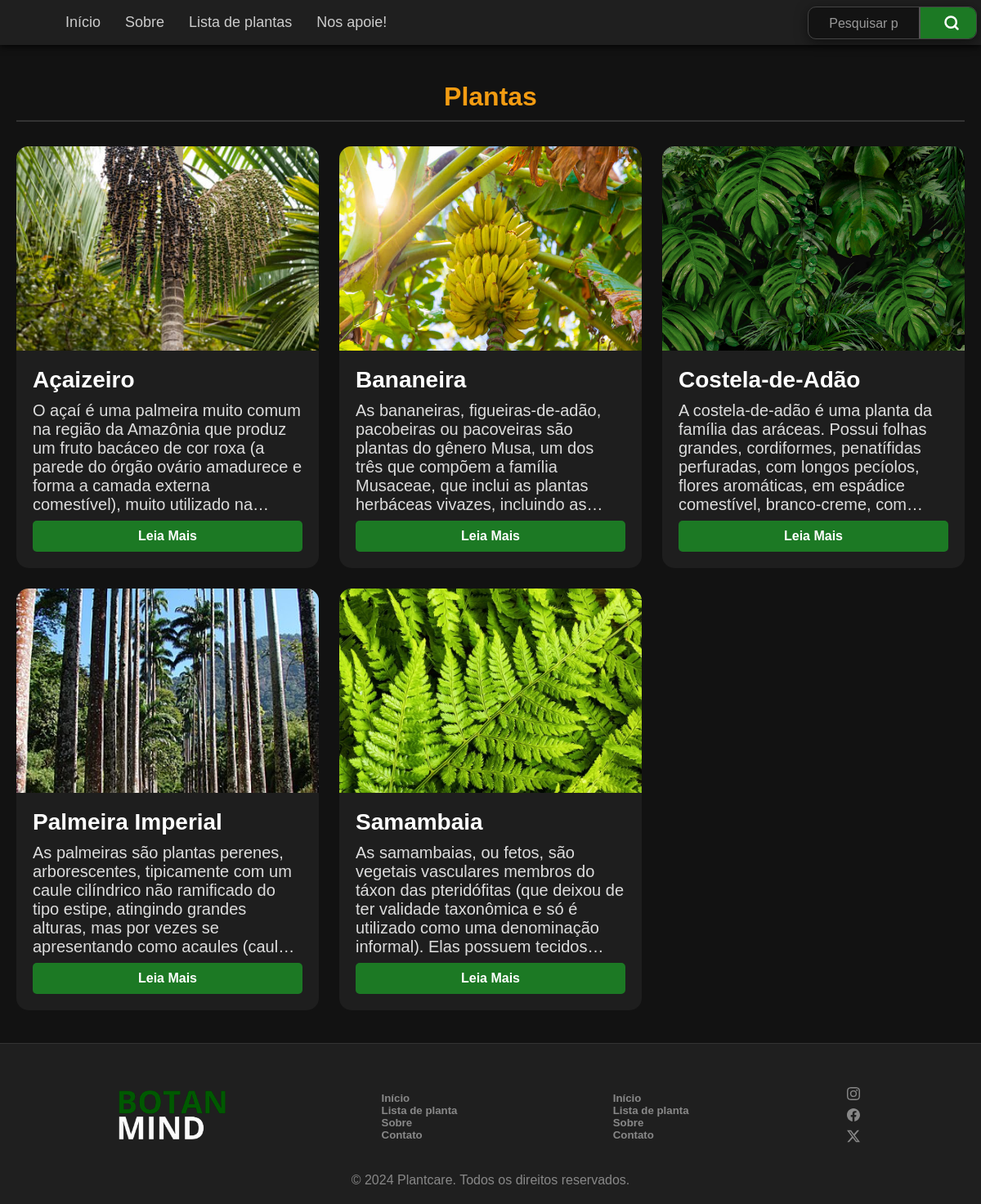
The page /page/ListaPlantas.php on the database its author committed.
### tables this page shows
CREATE TABLE `planta` (
  `id` int NOT NULL,
  `nome_popular` varchar(100) DEFAULT NULL,
  `nome_cientifico` varchar(100) DEFAULT NULL,
  `descricao` text,
  `cuidados` text,
  `video_link` varchar(255) DEFAULT NULL
);

### page/ListaPlantas.php (the view, shortened to what this page needs)
<?php
include_once '../sql/conexao.php';
$sql = "
SELECT
    p.id, p.nome_popular, p.nome_cientifico, p.descricao, p.cuidados, p.video_link,
    (
        SELECT caminho_imagem
        FROM imagens i
        WHERE i.planta_id = p.id
        ORDER BY i.id ASC
        LIMIT 1
    ) AS caminho_imagem
FROM planta p
ORDER BY p.nome_popular ASC
";
$result = $conn->query($sql);
$plantas = [];
if ($result && $result->num_rows > 0) {
  $plantas = $result->fetch_all(MYSQLI_ASSOC);
}
?>
<!DOCTYPE html>
<html lang="pt-br">
<head>
  <link rel="stylesheet" href="../css/style.css?v=1" />
</head>
<body>
  <nav id="menu">
    <ul class="menu-list">
      <li><a href="index.php">Início</a></li>
      <li><a href="#about">Sobre</a></li>
      <li><a href="ListaPlantas.php" class="active">Lista de plantas</a></li>
      <?php if (!isset($_SESSION['apoiador_id'])): ?>
        <li><a href="loginapoiador.php">Nos apoie!</a></li>
      <?php else: ?>
      <?php endif; ?>
    </ul>
    <div class="search-container">
      <form action="/search" method="get" class="search-form">
        <input type="text" name="q" class="search-input" placeholder="Pesquisar por plantas">
        <button type="submit" class="search-button">
          <svg xmlns="http://www.w3.org/2000/svg" width="20" height="20" viewBox="0 0 24 24" fill="none" stroke="currentColor" stroke-width="3" stroke-linecap="round" stroke-linejoin="round">
            <circle cx="11" cy="11" r="8"></circle>
            <line x1="21" y1="21" x2="16.65" y2="16.65"></line>
          </svg>
        </button>
      </form>
    </div>
  </nav>
  <main class="listar-container">
    <h2 class="titulo-listar" style="margin-top: 100px;">Plantas</h2>
    <div class="listar-grid">
      <?php if (count($plantas) > 0): ?>
        <?php foreach ($plantas as $planta): ?>
          <a href="template_page.php?id=<?= htmlspecialchars($planta['id']) ?>" class="listar-card">
            <img src="<?= htmlspecialchars($planta['caminho_imagem']) ?>" alt="Planta <?= htmlspecialchars($planta['nome_popular']) ?>" class="listar-card-img">
            <div class="listar-card-content">
              <h3 class="titulo"><?= htmlspecialchars($planta['nome_popular']) ?></h3>
              <p class="texto" style="display: -webkit-box; -webkit-line-clamp: 6; -webkit-box-orient: vertical; overflow: hidden; text-overflow: ellipsis;"><?= htmlspecialchars($planta['descricao']) ?></p>
              <span class="read-more-btn">Leia Mais</span>
            </div>
          </a>
        <?php endforeach; ?>
      <?php else: ?>
        <p>Nenhuma planta encontrada.</p>
      <?php endif; ?>
    </div>
  </main>
  <footer class="footer">
    <div class="rodape">
      <div class="logo">
        <img src="../assets/img/logo.png" class="logo-img" alt="">
      </div>
      <div class="paginas-rodape">
        <a href="#">
          <h5>Início</h5>
        </a>
        <a href="ListaPlantas.php">
          <h5>Lista de planta</h5>
        </a>
        <a href="sobre.php">
          <h5>Sobre</h5>
        </a>
        <a href="contato.php">
          <h5>Contato</h5>
        </a>
      </div>
      <div class="paginas-rodape">
        <a href="#">
          <h5>Início</h5>
        </a>
        <a href="ListaPlantas.php">
          <h5>Lista de planta</h5>
        </a>
        <a href="sobre.php">
          <h5>Sobre</h5>
        </a>
        <a href="contato.php">
          <h5>Contato</h5>
        </a>
      </div>
      <div class="redes-sociais">
        <a href="https://www.instagram.com/botanmind9">
        </a>
        <a href="https://www.facebook.com/">
        </a>
        <a href="https://x.com/BotanMind9">
          <svg xmlns="http://www.w3.org/2000/svg" width="16" height="16" fill="currentColor" class="bi bi-twitter-x" viewBox="0 0 16 16">
            <path d="M12.6.75h2.454l-5.36 6.142L16 15.25h-4.937l-3.867-5.07-4.425 5.07H.316l5.733-6.57L0 .75h5.063l3.495 4.633L12.601.75Zm-.86 13.028h1.36L4.323 2.145H2.865z" />
          </svg>
        </a>
      </div>
    </div>
    <p>© 2024 Plantcare. Todos os direitos reservados.</p>
  </footer>
</body>
</html>

### css/style.css (style rules this page uses)
a { color: inherit; text-decoration: none; }
* { margin: 0; padding-top: 0; box-sizing: border-box; }
body { padding-top: 50px; overflow-x: hidden; word-wrap: break-word; padding: 30px; font-family: 'Calibri', sans-serif; background-color: #121212; color: #e0e0e0; padding: 0; }
#menu { background-color: #1f1f1f; padding: 5px; position: fixed; top: 0; left: 0; width: 100%; z-index: 1000; box-shadow: 0 2px 8px rgba(0, 0, 0, 0.8); display: flex; flex-direction: row; transition: 250ms; height: 55px; max-height: 55px; align-items: center; }
.menu-list { list-style-type: none; display: flex; flex-direction: row; justify-content: left; align-items: center; margin-left: 20px; }
.menu-list li { margin: 0 15px; white-space: nowrap; }
.menu-list a { text-decoration: none; color: #ccc; font-size: 18px; transition: color 0.3s; }
.titulo { font-size: 28px; margin-bottom: 10px; font-weight: bold; color: #fff; }
.texto { color: #ddd; font-size: 20px; margin-bottom: 8px; font-weight: 100; }
.search-container { width: 100%; margin-left: 500px; }
.search-form { max-width: 500px; display: flex; align-items: center; background-color: rgba(0, 0, 0, 0.4); border: 1px solid #444; border-radius: 10px; box-shadow: 0 4px 15px rgba(0, 0, 0, 0.5); overflow: hidden; max-height: 40px; }
.search-input { flex-grow: 1; border: none; background: transparent; padding: 15px 25px; font-size: 16px; color: #e0e0e0; outline: none; padding-top: 11px; }
.search-input::placeholder { color: #999; }
.search-button { background-color: #1c7924; padding: 15px 25px; cursor: pointer; display: flex; align-items: center; justify-content: center; transition: background-color 0.3s ease; margin-right: -10px; }
.search-button svg { stroke: #ffffff; }
.read-more-btn { background-color: #1c7924; color: #ffffff; border: none; padding: 10px 20px; border-radius: 5px; cursor: pointer; font-weight: bold; transition: all 0.3s; text-align: center; margin-top: auto; }
.footer { background-color: #1f1f1f; color: #888; text-align: center; padding: 20px; margin-top: 40px; border-top: 1px solid #333; }
input, textarea, select { width: 100%; padding: 10px; margin-top: 6px; border-radius: 8px; background-color: #161616; font-size: 15px; border-width: 0; color: #e0e0e0; }
.listar-container { max-width: 1600px; margin: 40px auto; padding: 0 20px; }
.titulo-listar { font-size: 32px; color: #f39c12; margin-bottom: 30px; text-align: center; border-bottom: 2px solid #333; padding-bottom: 10px; }
.listar-grid { display: grid; grid-template-columns: repeat(auto-fit, minmax(320px, 1fr)); gap: 25px; }
.listar-card { background-color: #1e1e1e; border-radius: 15px; overflow: hidden; display: flex; flex-direction: column; text-decoration: none; }
.listar-card-img { width: 100%; height: 250px; object-fit: cover; }
.listar-card-content { padding: 20px; display: flex; flex-direction: column; flex-grow: 1; }
.rodape { display: flex; flex-direction: row; align-items: center; width: 100%; padding: 30px; }
.rodape>div { margin: auto; }
.logo-img { height: 60px; }
.paginas-rodape { display: flex; flex-direction: column; text-align: left; margin: auto; }
.paginas-rodape>a { transition: all 300ms; }
.redes-sociais>a { transition: 300ms; }
.redes-sociais { display: flex; flex-direction: column; justify-content: space-between; height: 100%; }
svg { margin: 3px; }

### rows shown on the page
planta: shows a picture, nome_popular "Açaizeiro", descricao "O açaí é uma palmeira muito comum na região da Amazônia que produz um fruto bacáceo de cor roxa (a parede do órgão ovário amadurece e forma a camada externa comestível), muito utilizado…"
planta: shows a picture, nome_popular "Bananeira", descricao "As bananeiras, figueiras-de-adão, pacobeiras ou pacoveiras são plantas do gênero Musa, um dos três que compõem a família Musaceae, que inclui as plantas herbáceas vivazes, incluindo…"
planta: shows a picture, nome_popular "Costela-de-Adão", descricao "A costela-de-adão é uma planta da família das aráceas. Possui folhas grandes, cordiformes, penatífidas perfuradas, com longos pecíolos, flores aromáticas, em espádice comestível, branco-creme,…"
planta: shows a picture, nome_popular "Palmeira Imperial", descricao "As palmeiras são plantas perenes, arborescentes, tipicamente com um caule cilíndrico não ramificado do tipo estipe, atingindo grandes alturas, mas por vezes se apresentando como acaules…"
planta: shows a picture, nome_popular "Samambaia", descricao "As samambaias, ou fetos, são vegetais vasculares membros do táxon das pteridófitas (que deixou de ter validade taxonômica e só é utilizado como uma denominação informal). Elas possuem…"
